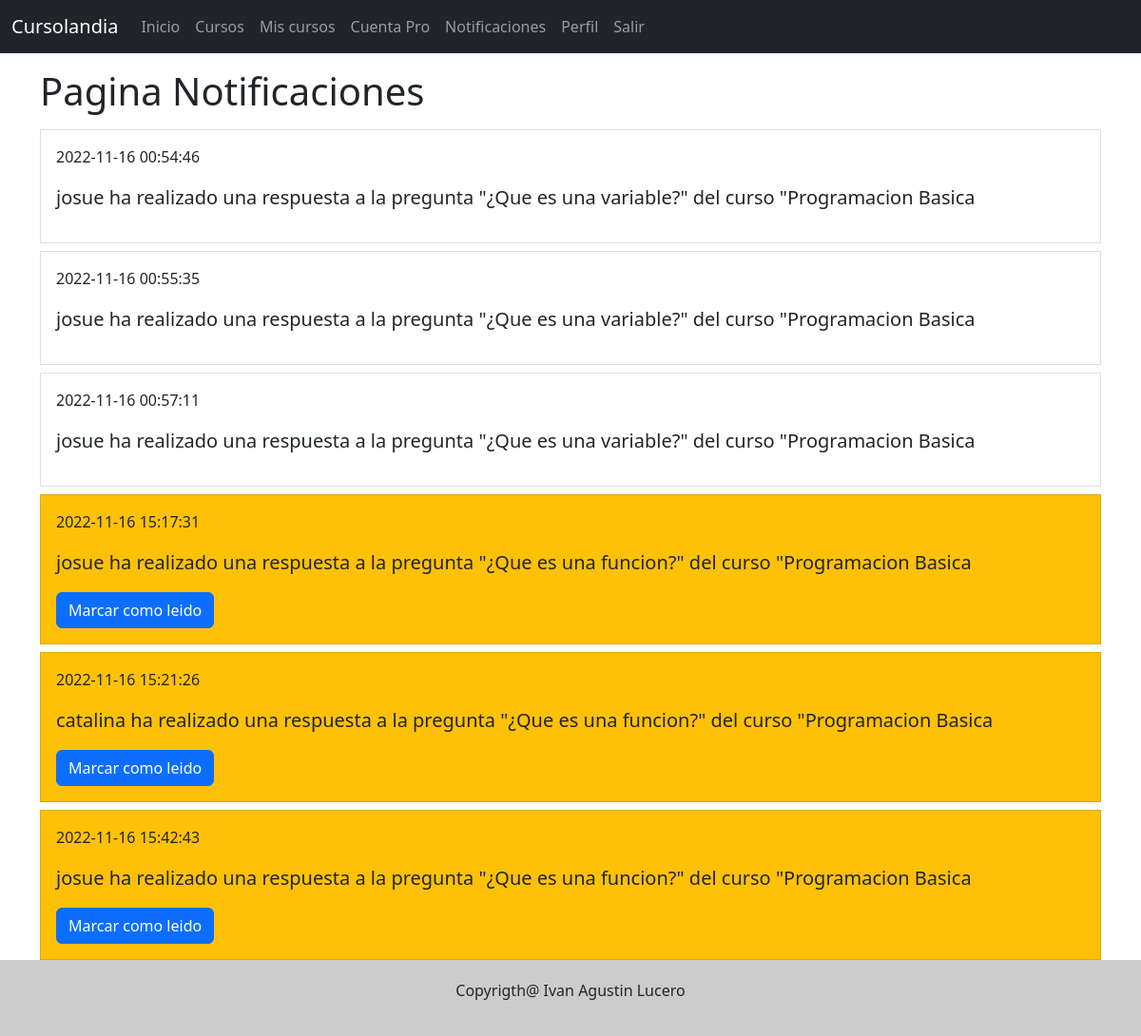
/notificaciones (signed in), run on the app's committed database.
### tables this page shows
CREATE TABLE IF NOT EXISTS `notificaciones` (
  `id` bigint(20) NOT NULL AUTO_INCREMENT,
  `contenido` varchar(255) NOT NULL,
  `es_leido` tinyint(1) DEFAULT '0',
  `fecha_creacion` datetime DEFAULT CURRENT_TIMESTAMP,
  `usuarios_id` bigint(20) NOT NULL,
  PRIMARY KEY (`id`)
);

### libs/view.php (called while the page is built)
<?php
class View {
    function render($view) {
        require 'views/'.$view.".php";
    }
}
?>

### controllers/notificacionesController.php (called while the page is built, shortened)
<?php
include_once "models/classes/notificacion.php";
include_once "models/notificacionesModel.php";
class NotificacionesController extends Controller{
    function render(){
        $notificaciones_model = new NotificacionesModel;
        $notificaciones = $notificaciones_model->getAllByUser($_SESSION["id"]);
        $this->view->notificaciones = NULL;
        $this->view->notificaciones = $notificaciones;
        $this->view->render('notificaciones/index');
    }
}
?>

### index.php (called while the page is built, shortened)
<?php
require_once 'libs/database.php';
require_once 'libs/view.php';
$app = new App();
?>

### models/classes/notificacion.php (called while the page is built, shortened)
<?php
class Notificacion {
    public function __get($name)
    {
        return $this->$name;
    }
}
?>

### models/notificacionesModel.php (called while the page is built, shortened)
<?php
include_once "models/classes/notificacion.php";
class NotificacionesModel extends Model {
    function getAllByUser($usuario_id)
    {
        $query = $this->db->connect()->prepare(
            "SELECT * FROM notificaciones
            WHERE usuarios_id = :usuario_id
        ");
        try
        {
            if($query->execute(["usuario_id" => $usuario_id]))
            {
                $items = [];
                while($row = $query->fetch())
                {
                    $item = new Notificacion;
                    $item->id = $row["id"];
                    $item->contenido = $row["contenido"];
                    $item->es_leido = $row["es_leido"];
                    $item->fecha_creacion = $row["fecha_creacion"];
                    $item->usuario_id = $row["usuarios_id"];
                    $items [] = $item;
                }
                return $items;
            }
            else return false;
        }
        catch (PDOException $ex)
        {
            return $ex->getMessage();
        }
    }
}
?>

### libs/database.php (called while the page is built)
<?php
class Database {
    private $host;
    private $db;
    private $user;
    private $password;
    private $charset;
    function __construct()
    {
        $this->host = constant('HOST');
        $this->db = constant('DB');
        $this->user = constant('USER');
        $this->password = constant('PASSWORD');
        $this->charset = constant('CHARSET');
    }
    function connect()
    {
        try
        {
            $connection = "mysql:host=".$this->host.";dbname=".$this->db.";charset=".$this->charset;
            $pdo = new PDO($connection, $this->user, $this->password);
            return $pdo;
        }
        catch(PDOException $ex){
            print_r($ex->getMessage());
        }
    }
}
?>

### views/notificaciones/index.php (the view, shortened to what this page needs)
<!DOCTYPE html>
<html lang="en">
<head>
</head>
<body>
    <?php require_once("views/header.php");?>
    <main class="container">
    <div class="list-group list-group-radio d-grid gap-2 border-0 w-auto mt-3 w-50">
        <h1>Pagina Notificaciones</h1>
        <?php foreach($this->notificaciones as $notificacion)
        { ?>
            <div class="position-relative">
                <label class="list-group-item py-3 pe-5 <?php if($notificacion->es_leido == 0) echo "bg-warning" ?>  " >
                    <p class="fs-6"><?php echo $notificacion->fecha_creacion; ?></p>
                    <p class="fs-5 "><?php echo $notificacion->contenido; ?></p>
                    <?php if(!$notificacion->es_leido)
                    { ?>
                        <a href="<?php echo constant("URL") . "notificaciones/marcarComoLeido/". $notificacion->id?>" class="btn btn-primary">Marcar como leido</a>
                    <?php } ?>
                </label>
            </div>
        <?php } ?>
    </main>
    <?php require_once("views/footer.php");?>
</body>
</html>

### public/css/default.css (style rules this page uses)
* { padding: 0; margin: 0; }

### data on the page
notificaciones: fecha_creacion "2022-11-16 00:54:46", contenido "josue ha realizado una respuesta a la pregunta \"¿Que es una variable?\" del curso \"Programacion Basica"
notificaciones: fecha_creacion "2022-11-16 00:55:35", contenido "josue ha realizado una respuesta a la pregunta \"¿Que es una variable?\" del curso \"Programacion Basica"
notificaciones: fecha_creacion "2022-11-16 00:57:11", contenido "josue ha realizado una respuesta a la pregunta \"¿Que es una variable?\" del curso \"Programacion Basica"
notificaciones: fecha_creacion "2022-11-16 15:17:31", contenido "josue ha realizado una respuesta a la pregunta \"¿Que es una funcion?\" del curso \"Programacion Basica"
notificaciones: fecha_creacion "2022-11-16 15:21:26", contenido "catalina ha realizado una respuesta a la pregunta \"¿Que es una funcion?\" del curso \"Programacion Basica"
notificaciones: fecha_creacion "2022-11-16 15:42:43", contenido "josue ha realizado una respuesta a la pregunta \"¿Que es una funcion?\" del curso \"Programacion Basica"
